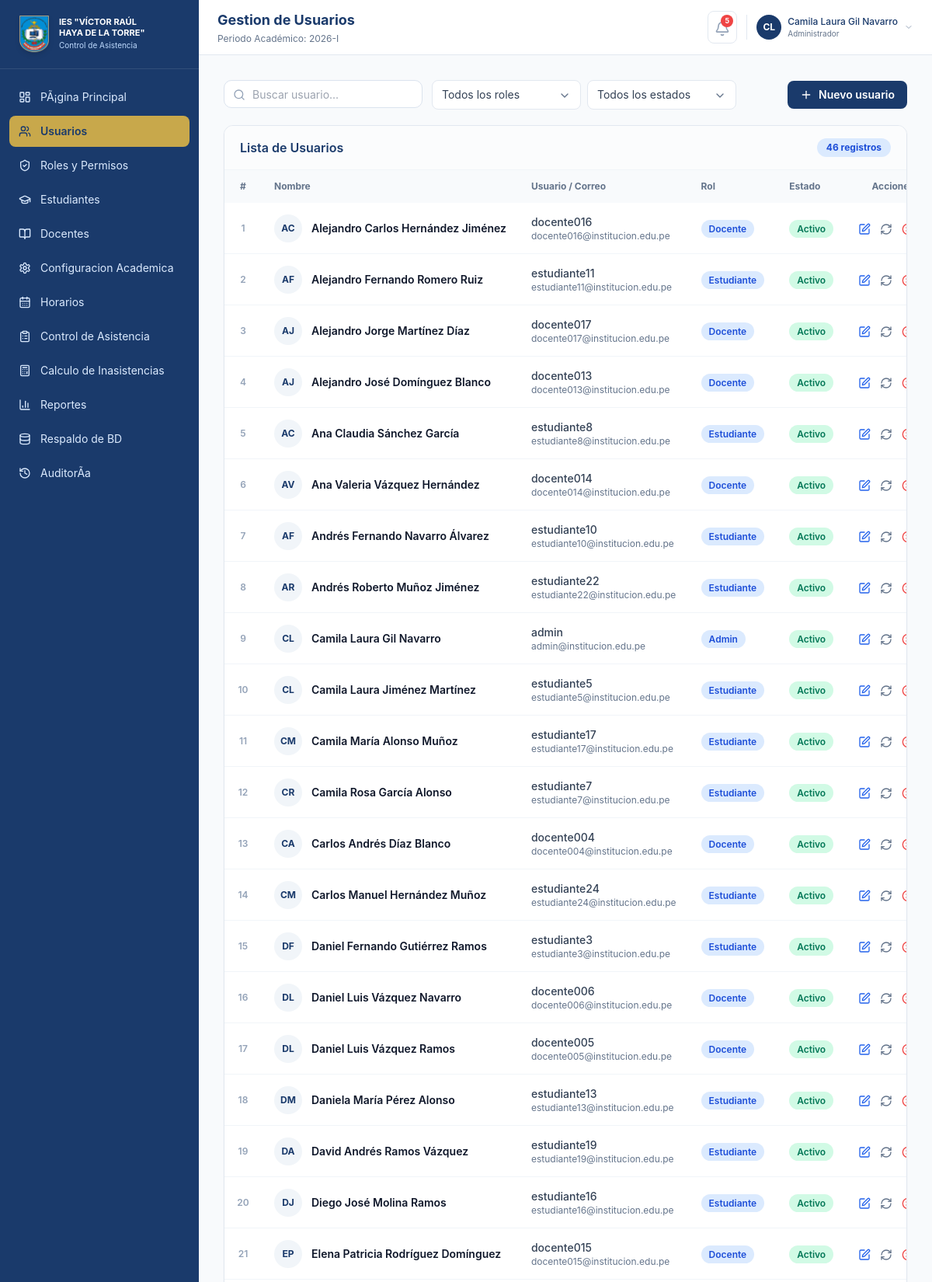
/index.php?m=usuarios (signed in, upper part), run on the app's committed database.
### tables this page shows
CREATE TABLE `usuarios` (
  `id` int(11) NOT NULL AUTO_INCREMENT,
  `nombre` varchar(160) NOT NULL,
  `usuario` varchar(60) NOT NULL,
  `password_hash` varchar(255) NOT NULL,
  `rol` enum('admin','docente','estudiante') NOT NULL,
  `estado` enum('Activo','Inactivo') NOT NULL DEFAULT 'Activo',
  `correo` varchar(160) NOT NULL,
  PRIMARY KEY (`id`),
  UNIQUE KEY `usuario` (`usuario`)
);

### public/index.php (called while the page is built, shortened)
<?php
require __DIR__ . '/layout.php';

### app/db.php (called while the page is built, shortened)
<?php
function db(): PDO
{
    static $pdo = null;
    if ($pdo instanceof PDO) {
        return $pdo;
    }
    try {
        $dsn = 'mysql:host=' . DB_HOST . ';dbname=' . DB_NAME . ';charset=' . DB_CHARSET;
        $pdo = new PDO($dsn, DB_USER, DB_PASS, [
            PDO::ATTR_ERRMODE => PDO::ERRMODE_EXCEPTION,
            PDO::ATTR_DEFAULT_FETCH_MODE => PDO::FETCH_ASSOC,
            PDO::ATTR_EMULATE_PREPARES => false,
        ]);
    } catch (PDOException $e) {
        die('Error de Conexión a la Base de Datos: Verifique que las credenciales en app/config.php sean correctas. Detalle: ' . $e->getMessage());
    }
    return $pdo;
}
function fetch_all(string $sql, array $params = []): array
{
    $stmt = db()->prepare($sql);
    $stmt->execute($params);
    return $stmt->fetchAll();
}

### app/helpers.php (called while the page is built, shortened)
<?php
require_once __DIR__ . '/db.php';
function e(string|int|float|null $value): string
{
    return htmlspecialchars((string) $value, ENT_QUOTES, 'UTF-8');
}
function badge_class(?string $estado): string
{
    return match ($estado) {
        'Activo', 'Presente', 'Registrada' => 'bg-emerald-100 text-emerald-700',
        'En riesgo', 'Tardanza', 'Pendiente' => 'bg-amber-100 text-amber-700',
        'Inhabilitado', 'Inasistente', 'Cerrada' => 'bg-red-100 text-red-700',
        'Justificado' => 'bg-blue-100 text-blue-700',
        default => 'bg-slate-100 text-slate-600',
    };
}
function user_initials(string $nombre): string
{
    $parts = preg_split('/\s+/', trim($nombre)) ?: [];
    if (count($parts) >= 2) {
        return mb_strtoupper(mb_substr($parts[0], 0, 1) . mb_substr($parts[1], 0, 1));
    }
    return mb_strtoupper(mb_substr($nombre, 0, 2));
}

### public/modules/usuarios.php (the view, shortened to what this page needs)
<?php
$usuarios = fetch_all('SELECT id, nombre, usuario, rol, estado, correo FROM usuarios ORDER BY nombre');
$roleLabel = [
    'admin' => 'Admin',
    'docente' => 'Docente',
    'estudiante' => 'Estudiante',
];
?>
<div class="space-y-5">
    <div class="flex flex-col md:flex-row gap-3 justify-between items-start md:items-center w-full">
        <div class="flex flex-col md:flex-row gap-3 w-full md:w-auto flex-1">
            <div class="flex gap-2 w-full md:w-auto shrink-0">
                <label class="relative block flex-1 md:w-64">
                    <input id="filter-search" class="form-control filter-input w-full pl-9" placeholder="Buscar usuario...">
                </label>
            </div>
            <div class="flex flex-col md:flex-row md:flex-wrap items-start md:items-end gap-2 w-full md:w-auto">
            </div>
        </div>
        <div class="flex gap-2 w-full md:w-auto shrink-0 mt-2 md:mt-0 justify-end">
            <button type="button" data-modal-target="modal-nuevo-usuario" class="hidden md:inline-flex items-center justify-center gap-2 rounded-lg bg-[#1a3a6b] px-4 py-2 text-sm font-semibold text-white transition hover:bg-[#142d54]">
                <i data-lucide="plus" class="h-4 w-4"></i>
                <span>Nuevo usuario</span>
            </button>
        </div>
    </div>
    <div class="overflow-x-auto overflow-y-hidden min-h-[300px] rounded-xl border border-slate-200 bg-white shadow-sm hidden md:block">
        <div class="flex items-center justify-between border-b border-slate-100 px-5 py-4 bg-slate-50/50">
            <h2 class="font-semibold text-[#1a3a6b]">Lista de Usuarios</h2>
            <span class="rounded-full bg-blue-100 px-3 py-1 text-xs font-bold text-blue-700 shrink-0 whitespace-nowrap">
                <?= count($usuarios) ?> registro<?= count($usuarios) !== 1 ? 's' : '' ?>
            </span>
        </div>
        <table class="w-full min-w-[800px]">
            <thead class="bg-slate-50">
                <tr>
                    <th class="table-th w-16 text-center">#</th>
                    <th class="table-th w-1/3">Nombre</th>
                    <th class="table-th w-1/4">Usuario / Correo</th>
                    <th class="table-th">Rol</th>
                    <th class="table-th">Estado</th>
                    <th class="table-th text-right">Acciones</th>
                </tr>
            </thead>
            <tbody class="divide-y divide-slate-100">
            <?php foreach ($usuarios as $index => $u): ?>
                <tr class="user-row" data-rol="<?= e($u['rol']) ?>" data-estado="<?= e($u['estado']) ?>" data-search="<?= strtolower(e($u['nombre'] . ' ' . $u['usuario'] . ' ' . $u['correo'])) ?>">
                    <td class="table-td text-center text-slate-400 text-xs font-semibold"><?= $index + 1 ?></td>
                    <td class="table-td">
                        <div class="flex items-center gap-3">
                            <span class="grid h-9 w-9 shrink-0 place-items-center rounded-full bg-slate-100 text-xs font-bold text-[#1a3a6b]"><?= e(user_initials($u['nombre'])) ?></span>
                            <span class="truncate font-semibold text-slate-900" title="<?= e($u['nombre']) ?>"><?= e($u['nombre']) ?></span>
                        </div>
                    </td>
                    <td class="table-td">
                        <div class="flex flex-col min-w-0">
                            <span class="truncate font-medium text-slate-700"><?= e($u['usuario']) ?></span>
                            <span class="truncate text-xs text-slate-500" title="<?= e($u['correo']) ?>"><?= e($u['correo']) ?></span>
                        </div>
                    </td>
                    <td class="table-td"><span class="rounded-full bg-blue-100 px-2.5 py-1 text-xs font-semibold text-blue-700"><?= e($roleLabel[$u['rol']] ?? $u['rol']) ?></span></td>
                    <td class="table-td"><span class="rounded-full px-2.5 py-1 text-xs font-semibold <?= badge_class($u['estado']) ?>"><?= e($u['estado']) ?></span></td>
                    <td class="table-td">
                        <div class="flex items-center justify-end gap-3">
                            <button type="button" class="text-blue-600 transition hover:text-blue-800" onclick="openEditModal(<?= htmlspecialchars(json_encode($u), ENT_QUOTES, 'UTF-8') ?>)" title="Editar"><i data-lucide="square-pen" class="h-4 w-4"></i></button>
                            <button type="button" class="text-slate-500 transition hover:text-slate-700" onclick="resetPassword(<?= $u['id'] ?>)" title="Restablecer clave"><i data-lucide="refresh-cw" class="h-4 w-4"></i></button>
                            <?php if ($u['estado'] === 'Activo'): ?>
                                <button type="button" class="text-red-500 transition hover:text-red-700" onclick="toggleStatus(<?= $u['id'] ?>, 'Inactivo')" title="Desactivar"><i data-lucide="circle-x" class="h-4 w-4"></i></button>
                            <?php else: ?>
                                <button type="button" class="text-emerald-500 transition hover:text-emerald-700" onclick="toggleStatus(<?= $u['id'] ?>, 'Activo')" title="Activar"><i data-lucide="check-circle" class="h-4 w-4"></i></button>
                            <?php endif; ?>
                        </div>
                    </td>
                </tr>
            <?php endforeach; ?>
            </tbody>
        </table>
    </div>
</div>

### public/assets/app.css (style rules this page uses)
body { font-family: Inter, ui-sans-serif, system-ui, -apple-system, BlinkMacSystemFont, "Segoe UI", sans-serif; }
.table-th { padding: 0.75rem 1rem; text-align: left; font-size: 0.75rem; font-weight: 700; color: #64748b; }
.table-td { padding: 0.875rem 1rem; font-size: 0.875rem; color: #334155; vertical-align: middle; }
.form-control { width: 100%; border-radius: 0.625rem; border: 1px solid #dbe3ee; background: #fff; padding: 0.625rem 0.75rem; font-size: 0.875rem; outline: none; transition: all 0.2s cubic-bezier(0.4, 0, 0.2, 1); }
input.form-control.filter-input { min-height: 2.25rem; height: 2.25rem; padding-top: 0.375rem; padding-bottom: 0.375rem; line-height: 1.25rem; }
.lucide { display: inline-block; flex-shrink: 0; stroke-width: 2; vertical-align: middle; }

### data on the page
usuarios: nombre "AC", nombre "Alejandro Carlos Hernández Jiménez", usuario "docente016", correo "docente016@institucion.edu.pe", rol "Docente", estado "Activo"
usuarios: nombre "AF", nombre "Alejandro Fernando Romero Ruiz", usuario "estudiante11", correo "estudiante11@institucion.edu.pe", rol "Estudiante", estado "Activo"
usuarios: nombre "AJ", nombre "Alejandro Jorge Martínez Díaz", usuario "docente017", correo "docente017@institucion.edu.pe", rol "Docente", estado "Activo"
usuarios: nombre "AJ", nombre "Alejandro José Domínguez Blanco", usuario "docente013", correo "docente013@institucion.edu.pe", rol "Docente", estado "Activo"
usuarios: nombre "AC", nombre "Ana Claudia Sánchez García", usuario "estudiante8", correo "estudiante8@institucion.edu.pe", rol "Estudiante", estado "Activo"
usuarios: nombre "AV", nombre "Ana Valeria Vázquez Hernández", usuario "docente014", correo "docente014@institucion.edu.pe", rol "Docente", estado "Activo"
usuarios: nombre "AF", nombre "Andrés Fernando Navarro Álvarez", usuario "estudiante10", correo "estudiante10@institucion.edu.pe", rol "Estudiante", estado "Activo"
usuarios: nombre "AR", nombre "Andrés Roberto Muñoz Jiménez", usuario "estudiante22", correo "estudiante22@institucion.edu.pe", rol "Estudiante", estado "Activo"
usuarios: nombre "CL", nombre "Camila Laura Gil Navarro", usuario "admin", correo "admin@institucion.edu.pe", rol "Admin", estado "Activo"
usuarios: nombre "CL", nombre "Camila Laura Jiménez Martínez", usuario "estudiante5", correo "estudiante5@institucion.edu.pe", rol "Estudiante", estado "Activo"
usuarios: nombre "CM", nombre "Camila María Alonso Muñoz", usuario "estudiante17", correo "estudiante17@institucion.edu.pe", rol "Estudiante", estado "Activo"
usuarios: nombre "CR", nombre "Camila Rosa García Alonso", usuario "estudiante7", correo "estudiante7@institucion.edu.pe", rol "Estudiante", estado "Activo"
usuarios: nombre "CA", nombre "Carlos Andrés Díaz Blanco", usuario "docente004", correo "docente004@institucion.edu.pe", rol "Docente", estado "Activo"
usuarios: nombre "CM", nombre "Carlos Manuel Hernández Muñoz", usuario "estudiante24", correo "estudiante24@institucion.edu.pe", rol "Estudiante", estado "Activo"
usuarios: nombre "DF", nombre "Daniel Fernando Gutiérrez Ramos", usuario "estudiante3", correo "estudiante3@institucion.edu.pe", rol "Estudiante", estado "Activo"
usuarios: nombre "DL", nombre "Daniel Luis Vázquez Navarro", usuario "docente006", correo "docente006@institucion.edu.pe", rol "Docente", estado "Activo"
usuarios: nombre "DL", nombre "Daniel Luis Vázquez Ramos", usuario "docente005", correo "docente005@institucion.edu.pe", rol "Docente", estado "Activo"
usuarios: nombre "DM", nombre "Daniela María Pérez Alonso", usuario "estudiante13", correo "estudiante13@institucion.edu.pe", rol "Estudiante", estado "Activo"
usuarios: nombre "DA", nombre "David Andrés Ramos Vázquez", usuario "estudiante19", correo "estudiante19@institucion.edu.pe", rol "Estudiante", estado "Activo"
usuarios: nombre "DJ", nombre "Diego José Molina Ramos", usuario "estudiante16", correo "estudiante16@institucion.edu.pe", rol "Estudiante", estado "Activo"
usuarios: nombre "EP", nombre "Elena Patricia Rodríguez Domínguez", usuario "docente015", correo "docente015@institucion.edu.pe", rol "Docente", estado "Activo"

### other printed values
$label "PÃ¡gina Principal"
$label "Usuarios"
$label "Roles y Permisos"
$label "Estudiantes"
$label "Docentes"
$label "Configuracion Academica"
$label "Horarios"
$label "Control de Asistencia"
$label "Calculo de Inasistencias"
$label "Reportes"
$label "Respaldo de BD"
$label "AuditorÃ­a"
$title "Gestion de Usuarios"
$unread_count "5"
user_initials($user['nombre']) "CL"
